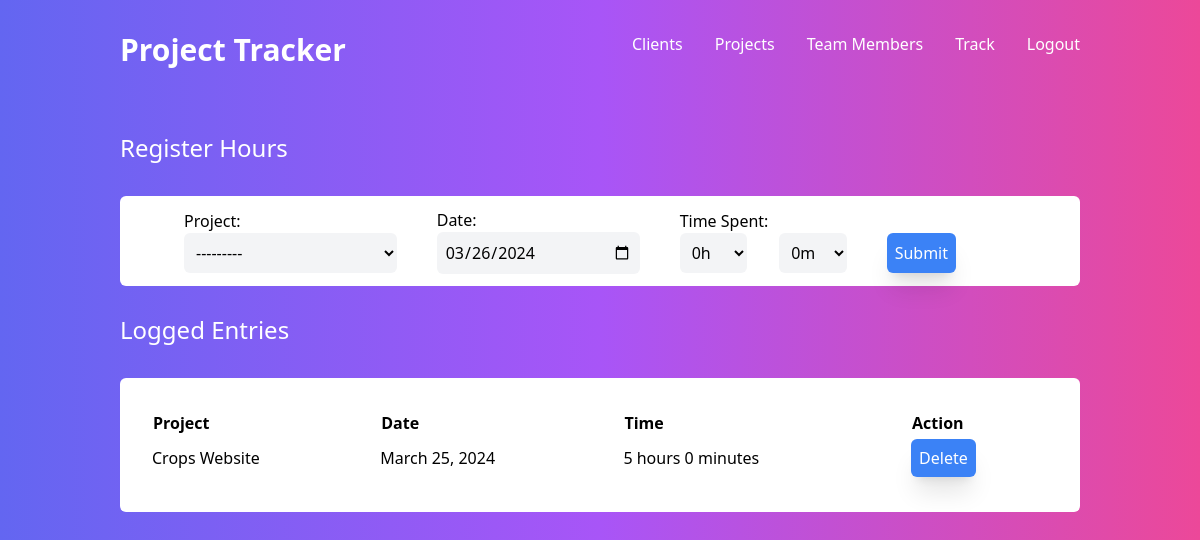
The page /track/ (signed in) on the database its author committed.
### project_tracker/models.py (models this page shows, shortened)
class RegisterHours(models.Model):
    project = models.ForeignKey(Project, on_delete=models.CASCADE)
    user = models.ForeignKey(User, on_delete = models.CASCADE, null=True)
    date = models.DateField(default = datetime.today())
    time_spent = models.CharField(max_length=20)

class Project(models.Model):
    client = models.ForeignKey(Client, on_delete=models.CASCADE, related_name = 'projects')
    project_name = models.CharField(max_length=255)
    project_created = models.DateTimeField(auto_now_add=True, null=True)
    project_deadline = models.DateField()
    def __str__(self):
        return f"{self.project_name}"

### project_tracker/decorators.py (the view)
        def wrapper_func(request, *args, **kwargs):
            if request.user.groups.exists():
                group = request.user.groups.all()[0].name
                print(group)
                if group in allowed_roles or not allowed_roles:
                    return view_func(request, *args, **kwargs)
            return HttpResponse("You are not allowed to view this")

### project_tracker/forms.py
class RegisterTime(forms.ModelForm):
    def __init__(self, user, *args, **kwargs):
        super().__init__(*args, **kwargs)
        if user.groups.filter(name='Admin').exists() and hasattr(user, 'company'):
            clients = user.company.clients.all()
            self.fields['project'].queryset = Project.objects.filter(client__in=clients)
        elif user.groups.filter(name='Member').exists():
            member = Member.objects.get(member_email=user.email)
            print(member)
            self.fields['project'].queryset = Project.objects.filter(id=member.project_id)
        self.fields['project'].widget.attrs.update({'class': 'p-2 bg-gray-100 rounded-md'})
    class Meta:
        model = RegisterHours
        fields = ['project', 'date']
        widgets = {
        'date': forms.DateInput(attrs={'type': 'date', 'class': 'p-2 bg-gray-100 rounded-md'}),
        }

### project_tracker/templates/track_hours.html (shortened to what this page needs)
{% load static %}
<!DOCTYPE html>
<html lang="en">
<head>
    <link rel="stylesheet" href="{% static 'css/style.css' %}">
    <link rel="stylesheet" href="{% static 'css/morestyles.css' %}">
</head>
<body class="bg-gradient-to-r from-indigo-500 via-purple-500 to-pink-500">
    <header class="container mx-auto text-white p-8" >
        <nav class="flex justify-around font-medium">
            {% if group == 'Admin' %}
            <div class="font-semibold text-3xl flex-1">
                <a class="decoration-0" href="{% url 'home' %}">Project Tracker</a>
            </div>
            {% else %}
            <div class="font-semibold text-3xl flex-1">
                <a class="decoration-0" href="{% url 'track' %}">Project Tracker</a>
            </div>
            {% endif %}
            <ul class="decoration-0 flex gap-x-8">
                {% if group == 'Admin' %}
                <li ><a href="{% url 'home' %}">Clients</a></li>
                <li ><a href="{% url 'projects' %}">Projects</a></li>
                <li><a href="{% url 'team' %}">Team Members</a></li>
                <li><a href="{% url 'track' %}">Track</a></li>
                <li><a href="{% url 'logout' %}">Logout</a></li>
                {% else %}
                <li><a href="{% url 'track' %}">Track</a></li>
                <li><a href="{% url 'logout' %}">Logout</a></li>
                {% endif %}
            </ul>
        </nav>
    </header>
    <main class="container mx-auto p-8">
        <div class="flex justify-between mb-8" style="gap: 30px;">
            <h1 class="text-white text-2xl font-medium">Register Hours</h1>
        </div>
        <div class='bg-white rounded-md py-3 px-16 mb-7'>
            <form method="post" class='flex items-center gap-x-10'>
                {{ form.as_p }}
                <div>
                    <label for="time_spent">Time Spent:</label>
                    <div class="flex gap-x-8">
                        <select class="p-2 bg-gray-100 rounded-md" name="hours">
                            <option value="0">0h</option>
                        </select>
                        <select class="p-2 bg-gray-100 rounded-md" name="minutes">
                            <option value="0">0m</option>
                        </select>
                    </div>
                </div>
                <button type="submit" class='bg-blue-500 shadow-xl p-2 mt-6 rounded-md text-white'>Submit</button>
            </form>
        </div>
        <div class='pb-8 text-white font-medium text-2xl'>Logged Entries</div>
        <div class="rounded-md bg-white p-8">
            <table>
                {% if mytimesheet %}
                <tr>
                    <th>Project</th>
                    <th>Date</th>
                    <th>Time</th>
                    <th>Action</th>
                </tr>
                {% for timesheet in mytimesheet %}
                <tr>
                    <td>{{ timesheet.project }}</td>
                    <td>{{ timesheet.date }}</td>
                    <td>{{ timesheet.time_spent }}</td>
                    <td><a class="bg-blue-500 shadow-xl p-2 rounded-md text-white" href="{% url 'delete_track' timesheet.id %}">Delete</a></td>
                </tr>
                {% endfor %}
                {% else %}
                <tr>
                    <p class='text-center text-lg'>Your daily project entries will be displayed here.</p>
                </tr>
                {% endif %}
            </table>
        </div>
    </main>
</body>
</html>

### static/css/style.css (style rules this page uses)
html, :host { line-height: 1.5; -webkit-text-size-adjust: 100%; -moz-tab-size: 4; -o-tab-size: 4; tab-size: 4; font-family: ui-sans-serif, system-ui, sans-serif, "Apple Color Emoji", "Segoe UI Emoji", "Segoe UI Symbol", "Noto Color Emoji"; font-feature-settings: normal; font-variation-settings: normal; -webkit-tap-highlight-color: transparent; }
body { margin: 0; line-height: inherit; }
h1, h2, h3, h4, h5, h6 { font-size: inherit; font-weight: inherit; }
a { color: inherit; text-decoration: inherit; }
table { text-indent: 0; border-color: inherit; border-collapse: collapse; }
button, input, optgroup, select, textarea { font-family: inherit; font-feature-settings: inherit; font-variation-settings: inherit; font-size: 100%; font-weight: inherit; line-height: inherit; color: inherit; margin: 0; padding: 0; }
button, select { text-transform: none; }
button, [type='button'], [type='reset'], [type='submit'] { -webkit-appearance: button; background-color: transparent; background-image: none; }
blockquote, dl, dd, h1, h2, h3, h4, h5, h6, hr, figure, p, pre { margin: 0; }
ol, ul, menu { list-style: none; margin: 0; padding: 0; }
input::placeholder, textarea::placeholder { opacity: 1; color: #9ca3af; }
button, [role="button"] { cursor: pointer; }
.container { width: 100%; }
@media (min-width: 640px) { .container { max-width: 640px; } }
@media (min-width: 768px) { .container { max-width: 768px; } }
@media (min-width: 1024px) { .container { max-width: 1024px; } }
.mx-auto { margin-left: auto; margin-right: auto; }
.mb-7 { margin-bottom: 1.75rem; }
.mb-8 { margin-bottom: 2rem; }
.mt-6 { margin-top: 1.5rem; }
.flex { display: flex; }
.flex-1 { flex: 1 1 0%; }
.items-center { align-items: center; }
.justify-between { justify-content: space-between; }
.justify-around { justify-content: space-around; }
.gap-x-10 { -moz-column-gap: 2.5rem; column-gap: 2.5rem; }
.gap-x-8 { -moz-column-gap: 2rem; column-gap: 2rem; }
.rounded-md { border-radius: 0.375rem; }
.bg-blue-500 { --tw-bg-opacity: 1; background-color: rgb(59 130 246 / var(--tw-bg-opacity)); }
.bg-white { --tw-bg-opacity: 1; background-color: rgb(255 255 255 / var(--tw-bg-opacity)); }
.bg-gradient-to-r { background-image: linear-gradient(to right, var(--tw-gradient-stops)); }
.from-indigo-500 { --tw-gradient-from: #6366f1 var(--tw-gradient-from-position); --tw-gradient-to: rgb(99 102 241 / 0) var(--tw-gradient-to-position); --tw-gradient-stops: var(--tw-gradient-from), var(--tw-gradient-to); }
.via-purple-500 { --tw-gradient-to: rgb(168 85 247 / 0) var(--tw-gradient-to-position); --tw-gradient-stops: var(--tw-gradient-from), #a855f7 var(--tw-gradient-via-position), var(--tw-gradient-to); }
.to-pink-500 { --tw-gradient-to: #ec4899 var(--tw-gradient-to-position); }
.p-2 { padding: 0.5rem; }
.p-8 { padding: 2rem; }
.px-16 { padding-left: 4rem; padding-right: 4rem; }
.py-3 { padding-top: 0.75rem; padding-bottom: 0.75rem; }
.pb-8 { padding-bottom: 2rem; }
.text-2xl { font-size: 1.5rem; line-height: 2rem; }
.text-3xl { font-size: 1.875rem; line-height: 2.25rem; }
.font-medium { font-weight: 500; }
.font-semibold { font-weight: 600; }
.text-white { --tw-text-opacity: 1; color: rgb(255 255 255 / var(--tw-text-opacity)); }
.decoration-0 { text-decoration-thickness: 0px; }
.shadow-xl { --tw-shadow: 0 20px 25px -5px rgb(0 0 0 / 0.1), 0 8px 10px -6px rgb(0 0 0 / 0.1); --tw-shadow-colored: 0 20px 25px -5px var(--tw-shadow-color), 0 8px 10px -6px var(--tw-shadow-color); box-shadow: var(--tw-ring-offset-shadow, 0 0 #0000), var(--tw-ring-shadow, 0 0 #0000), var(--tw-shadow); }

### static/css/morestyles.css (style rules this page uses)
tr, td { text-align: left; padding: 10px 0; }
table { width : 100%; }
input, select { width: 100%; padding: 8px; }
.bg-gray-100 { background-color: rgb(243 244 246); }
.p-8 { padding: 2rem; }
.mt-6 { margin-top: 1.5rem; }
.text-2xl { font-size: 1.5rem; line-height: 2rem; }

### rows shown on the page
RegisterHours: project "Crops Website", date "March 25, 2024", time_spent "5 hours 0 minutes"
